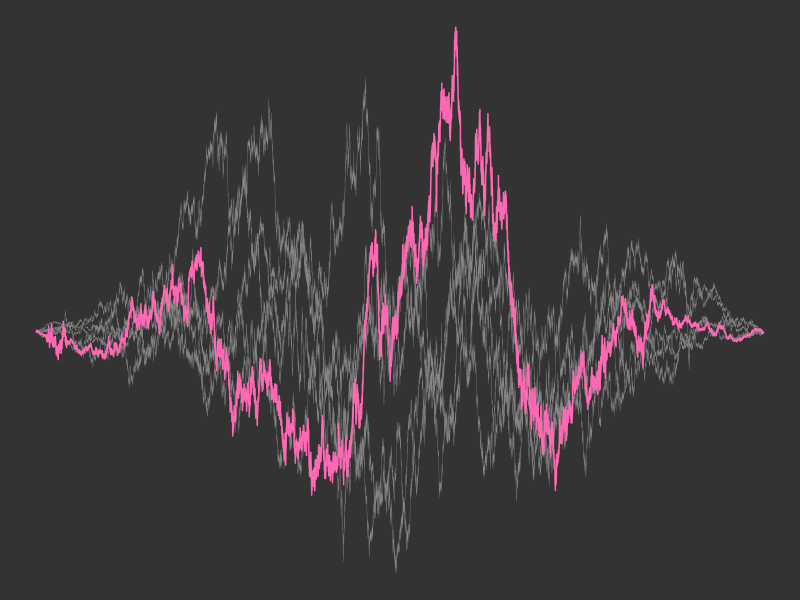

Here is the R script that generated this plot:
# create banner
library(tidyverse)
library(e1071)

generate_series <- function(seed) {

  set.seed(seed)

  n <- 100000
  dat <- tibble(
    x = 1:n,
    y = c(rbridge(1, n)),
    seed = seed
  )

  for(i in 1:100) {
    end <- round(rbeta(1, 2, 2) * n)
    start <- round(rbeta(1, 2, 2) * n)
    if(start > end) {
      tmp <- start
      start <- end
      end <- tmp
    }
    m <- end - start
    dat$y[start:end] <- dat$y[start:end] + c(rbridge(1, m + 1))
  }

  return(dat)

}

dat <- generate_series(4)

long_dat <- map_dfr(100 + (1:5), generate_series)


pic <- ggplot(dat, aes(x,y, group = seed)) +
  geom_path(data = long_dat, colour = "#888888", size = .1) +
  geom_path(colour = "#ff69b4") +
  theme_void() +
  theme(plot.background = element_rect(
    fill = "#333333",
    colour = "#333333"
  ))

ggsave(
  filename = here::here("static", "header", "banner.png"),
  plot = pic,
  width = 5000/300,
  height = 1000/300,
  dpi = 300
)
